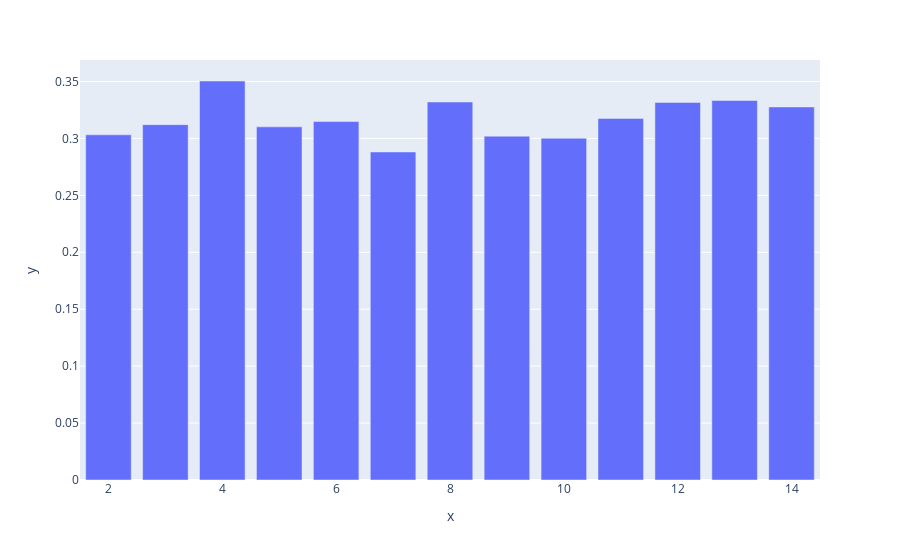

Notebook code for this chart:
### Code cell
fig = px.bar(x = range(2,15), y = silhouette_scores)
fig.show()

### Figure 1 — Plotly figure (JSON) as saved in the notebook; plotly's stock layout.template omitted (floating-point values rounded to 4 significant figures)
{"data": [{"alignmentgroup": "True", "hovertemplate": "x=%{x}<br>y=%{y}<extra></extra>", "legendgroup": "", "marker": {"color": "#636efa", "pattern": {"shape": ""}}, "name": "", "offsetgroup": "", "orientation": "v", "showlegend": false, "textposition": "auto", "type": "bar", "x": [2, 3, 4, 5, 6, 7, 8, 9, 10, 11, 12, 13, 14], "xaxis": "x", "y": [0.3032, 0.3121, 0.3504, 0.3102, 0.3149, 0.2881, 0.332, 0.302, 0.3002, 0.3176, 0.3316, 0.3333, 0.3277], "yaxis": "y"}], "layout": {"barmode": "relative", "legend": {"tracegroupgap": 0}, "margin": {"t": 60}, "xaxis": {"anchor": "y", "domain": [0, 1], "title": {"text": "x"}}, "yaxis": {"anchor": "x", "domain": [0, 1], "title": {"text": "y"}}}}
